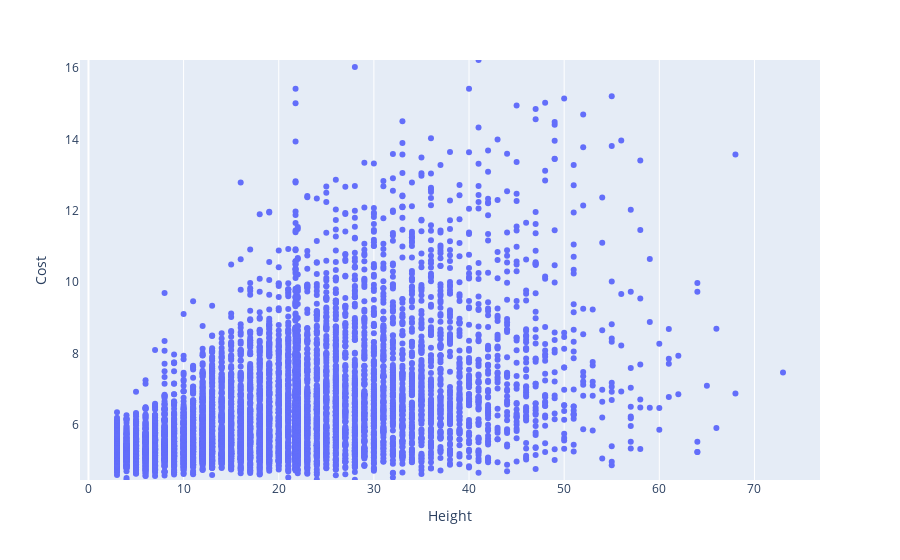

Notebook code for this chart:
### Code cell
fig = px.strip(df, x="Height", y="Cost", orientation="h")
fig.show()

### Figure 1 — Plotly figure (JSON) as saved in the notebook; plotly's stock layout.template omitted (floating-point values rounded to 4 significant figures; data arrays with more than 128 entries replaced by an {"elided": "..."} marker saying what was removed)
{"data": [{"alignmentgroup": "True", "boxpoints": "all", "fillcolor": "rgba(255,255,255,0)", "hoveron": "points", "hovertemplate": "Height=%{x}<br>Cost=%{y}<extra></extra>", "legendgroup": "", "line": {"color": "rgba(255,255,255,0)"}, "marker": {"color": "#636efa"}, "name": "", "offsetgroup": "", "orientation": "h", "pointpos": 0, "showlegend": false, "type": "box", "x": {"elided": "6500 float values"}, "x0": " ", "xaxis": "x", "y": {"elided": "6500 float values"}, "y0": " ", "yaxis": "y"}], "layout": {"boxmode": "group", "legend": {"tracegroupgap": 0}, "margin": {"t": 60}, "xaxis": {"anchor": "y", "domain": [0, 1], "title": {"text": "Height"}}, "yaxis": {"anchor": "x", "domain": [0, 1], "title": {"text": "Cost"}}}}
